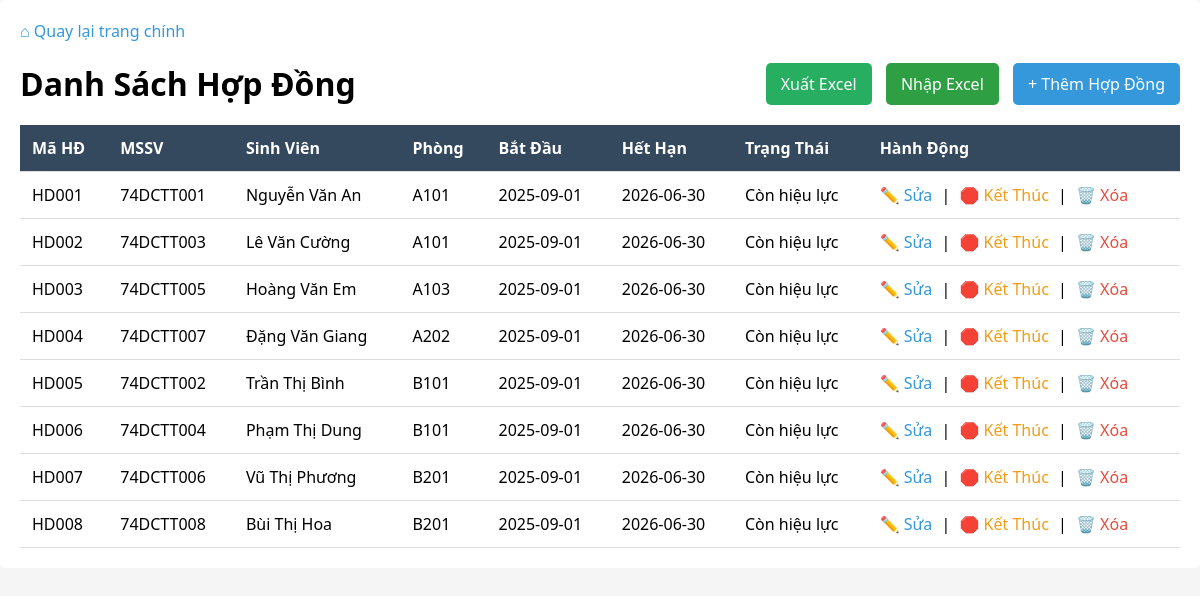
Screenshot of /QuanLyKTX_API/Public/contract (signed in) with the database file from the repository.
### tables this page shows
CREATE TABLE hopdong (
    mahopdong VARCHAR(20) PRIMARY KEY,
    masv VARCHAR(20),
    maphong VARCHAR(20),
    batdau DATE,
    hethan DATE,
    trangthai VARCHAR(20),
    created_at TIMESTAMP DEFAULT CURRENT_TIMESTAMP,
    FOREIGN KEY (masv) REFERENCES sinhvien(masv),
    FOREIGN KEY (maphong) REFERENCES phong(maphong)
);

CREATE TABLE sinhvien (
    id INT PRIMARY KEY AUTO_INCREMENT,
    masv VARCHAR(20) UNIQUE NOT NULL,
    hoten VARCHAR(100) NOT NULL,
    lop VARCHAR(20),
    gioitinh VARCHAR(10),
    cccd VARCHAR(20),
    sodienthoai VARCHAR(15),
    email VARCHAR(100),
    diachi TEXT,
    created_at TIMESTAMP DEFAULT CURRENT_TIMESTAMP
);

### QuanLyKTX_API/Controllers/ContractController.php (called while the page is built, shortened)
<?php
class ContractController extends Controller {
    private $contractService;
    public function __construct() {
        $this->contractService = new ContractService();
    }
    public function index() {
        $keyword = $this->getInput('search');
        if ($keyword) {
            $contracts = $this->contractService->searchContracts($keyword);
        } else {
            $contracts = $this->contractService->getAllContracts();
        }
        $this->view('contract/list', [
            'title' => 'Danh Sách Hợp Đồng',
            'contracts' => $contracts,
            'keyword' => $keyword
        ]);
    }
}

### QuanLyKTX_API/Config/Database.php (called while the page is built, shortened)
<?php
class Database {
    private static $connection = null;
    public static function getConnection() {
        if (self::$connection === null) {
            $host = 'db';
            $user = 'root';
            $pass = 'root_password';
            $db   = 'quanlykytucxa';
            $port = 3306;
            self::$connection = new \mysqli($host, $user, $pass, $db, $port);
            self::$connection->set_charset("utf8");
        }
        return self::$connection;
    }
}

### QuanLyKTX_API/Services/ContractService.php (called while the page is built, shortened)
<?php
class ContractService {
    private $contractRepo;
    public function __construct() {
        $this->contractRepo = new ContractRepository();
    }
    public function getAllContracts() {
        return $this->contractRepo->getAll();
    }
}

### QuanLyKTX_API/Models/ContractRepository.php (called while the page is built, shortened)
<?php
class ContractRepository extends Repository {
    protected $table = 'hopdong';
    public function getAll() {
        $sql = "SELECT h.mahopdong, h.masv, h.maphong, h.batdau, h.hethan, h.trangthai, s.hoten, p.sophong, p.toa
                FROM {$this->table} h
                LEFT JOIN sinhvien s ON h.masv = s.masv
                LEFT JOIN phong p ON h.maphong = p.maphong
                ORDER BY LENGTH(h.mahopdong) ASC, h.mahopdong ASC";
        return $this->fetchAll($sql);
    }
}

### QuanLyKTX_API/Core/Repository.php (called while the page is built, shortened)
<?php
abstract class Repository {
    protected $db;
    public function __construct() {
        $this->db = \Config\Database::getConnection();
    }
    protected function fetchAll($sql, $types = '', $params = []) {
        if (empty($params)) {
            $result = $this->db->query($sql);
            $data = [];
            if ($result) {
                while ($row = $result->fetch_assoc()) {
                    $data[] = $row;
                }
            }
            return $data;
        }
        return [];
    }
}

### QuanLyKTX_API/Views/contract/list.php (the view, shortened to what this page needs)
<!DOCTYPE html>
<html lang="vi">
<head>
</head>
<body>
    <div class="container">
        <div style="margin-bottom: 20px;">
            <a href="<?= BASE_URL ?>" style="color: #3498db; text-decoration: none; font-weight: 500;">⌂ Quay lại trang chính</a>
        </div>
        <div class="header">
            <h1>Danh Sách Hợp Đồng</h1>
            <div>
                <a href="<?= BASE_URL ?>contract/export" class="btn" style="background: #27ae60; color: white;">Xuất Excel</a>
                <a href="<?= BASE_URL ?>contract/import" class="btn" style="background: #2ea043; color: white; margin-left: 10px;">Nhập Excel</a>
                <a href="<?= BASE_URL ?>contract/create" class="btn btn-primary" style="margin-left: 10px;">+ Thêm Hợp Đồng</a>
            </div>
        </div>
        <?php if (!empty($contracts)): ?>
            <table>
                <thead>
                    <tr>
                        <th>Mã HĐ</th>
                        <th>MSSV</th>
                        <th>Sinh Viên</th>
                        <th>Phòng</th>
                        <th>Bắt Đầu</th>
                        <th>Hết Hạn</th>
                        <th>Trạng Thái</th>
                        <th>Hành Động</th>
                    </tr>
                </thead>
                <tbody>
                    <?php foreach ($contracts as $c): ?>
                        <tr>
                            <td><?= htmlspecialchars($c['mahopdong']) ?></td>
                            <td><?= htmlspecialchars($c['masv']) ?></td>
                            <td><?= htmlspecialchars($c['hoten'] ?? 'N/A') ?></td>
                            <td><?= htmlspecialchars($c['maphong'] ?? 'N/A') ?></td>
                            <td><?= $c['batdau'] ?></td>
                            <td><?= $c['hethan'] ?></td>
                            <td><span class="status-<?= strtolower($c['trangthai']) ?>"><?= htmlspecialchars($c['trangthai']) ?></span></td>
                            <td>
                                <a href="<?= BASE_URL ?>contract/edit/<?= $c['mahopdong'] ?>" style="color: #3498db; margin-right: 5px; font-weight: 500; text-decoration: none;">✏️ Sửa</a> |
                                <a href="<?= BASE_URL ?>contract/terminate/<?= $c['mahopdong'] ?>" style="color: #f39c12; margin: 0 5px; font-weight: 500; text-decoration: none;" onclick="return confirm('Bạn có chắc chắn muốn kết thúc hợp đồng này? Hợp đồng sẽ chuyển sang trạng thái Đã Chấm Dứt thay vì xóa khỏi hệ thống.')">🛑 Kết Thúc</a> |
                                <a href="<?= BASE_URL ?>contract/delete/<?= $c['mahopdong'] ?>" style="color: #e74c3c; margin-left: 5px; font-weight: 500; text-decoration: none;" onclick="return confirm('Xóa luôn khỏi CSDL?')">🗑️ Xóa</a>
                            </td>
                        </tr>
                    <?php endforeach; ?>
                </tbody>
            </table>
        <?php else: ?>
            <p style="text-align: center; padding: 40px; color: #95a5a6;">📭 Không có hợp đồng nào</p>
        <?php endif; ?>
    </div>
</body>
</html>

### QuanLyKTX_API/Views/contract/list.php (style rules this page uses)
* { margin: 0; padding: 0; box-sizing: border-box; }
body { font-family: 'Segoe UI'; background: #f5f5f5; }
.container { max-width: 1200px; margin: 0 auto; background: white; padding: 20px; border-radius: 5px; }
.header { display: flex; justify-content: space-between; align-items: center; margin-bottom: 20px; }
.btn { padding: 10px 15px; border: none; border-radius: 5px; cursor: pointer; text-decoration: none; }
.btn-primary { background: #3498db; color: white; }
table { width: 100%; border-collapse: collapse; margin-top: 20px; }
table thead { background: #34495e; color: white; }
table th, table td { padding: 12px; text-align: left; border-bottom: 1px solid #ddd; }

### rows the page displays
hopdong: mahopdong "HD001", masv "74DCTT001", sinhvien.hoten "Nguyễn Văn An", maphong "A101", batdau "2025-09-01", hethan "2026-06-30", trangthai "Còn hiệu lực"
hopdong: mahopdong "HD002", masv "74DCTT003", sinhvien.hoten "Lê Văn Cường", maphong "A101", batdau "2025-09-01", hethan "2026-06-30", trangthai "Còn hiệu lực"
hopdong: mahopdong "HD003", masv "74DCTT005", sinhvien.hoten "Hoàng Văn Em", maphong "A103", batdau "2025-09-01", hethan "2026-06-30", trangthai "Còn hiệu lực"
hopdong: mahopdong "HD004", masv "74DCTT007", sinhvien.hoten "Đặng Văn Giang", maphong "A202", batdau "2025-09-01", hethan "2026-06-30", trangthai "Còn hiệu lực"
hopdong: mahopdong "HD005", masv "74DCTT002", sinhvien.hoten "Trần Thị Bình", maphong "B101", batdau "2025-09-01", hethan "2026-06-30", trangthai "Còn hiệu lực"
hopdong: mahopdong "HD006", masv "74DCTT004", sinhvien.hoten "Phạm Thị Dung", maphong "B101", batdau "2025-09-01", hethan "2026-06-30", trangthai "Còn hiệu lực"
hopdong: mahopdong "HD007", masv "74DCTT006", sinhvien.hoten "Vũ Thị Phương", maphong "B201", batdau "2025-09-01", hethan "2026-06-30", trangthai "Còn hiệu lực"
hopdong: mahopdong "HD008", masv "74DCTT008", sinhvien.hoten "Bùi Thị Hoa", maphong "B201", batdau "2025-09-01", hethan "2026-06-30", trangthai "Còn hiệu lực"
